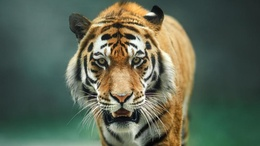
%> input picture tigre.jpg, 260 x 146 px, shrunk from 760 x 428 before the run
$ octave SYSTEM1.m   (GNU Octave 9; MATLAB toolbox functions it lacks are replaced by stand-ins)
%> lines starting %> are read from the running program, lines starting %| are printed output that depends on the picture; in (x1, y1, x2, y2) boxes, pixels count from 0 and x2, y2 are one past the last pixel; in counts of white or black regions, pixels touching at a corner belong together; the program's own positions count from 1
clear all, close all, clc

% DIGITAL COMMUNICATION SYSTEM M-QAM
%% BINARY SOURCE

% Read the image
img=imread("ubicación: \tigre.jpg");
%> img is the input picture: size 146x260x3 uint8; mean R, G, B 91.3, 101.8, 83.9
% Convert the original image to grayscale
img_Gray=im2gray(img);
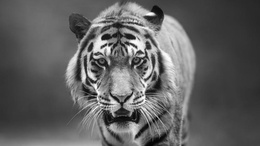
%> img_Gray: size 146x260 uint8; min 3, max 254, mean 96.6

% Binarized Image
level=graythresh(img_Gray);% Calculate binarization threshold
%> level = 0.467
imagen_binaria=im2bw(img_Gray,level);
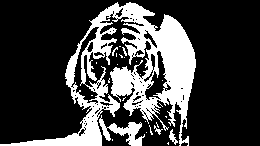
%> imagen_binaria: size 146x260 logical; 25.1% white; 26 white regions (21 under 20 px), largest, box (x1, y1, x2, y2) and area: (0, 2, 196, 146) 8819, (99, 115, 145, 146) 517, (169, 129, 178, 145) 60, (154, 125, 163, 135) 30, (112, 47, 118, 56) 20
dataIn = imagen_binaria(:)';
%> dataIn = 37960 logical values, 9536 true

% ------------PLOTS--------------
figure(1);
subplot(3,1,1);
imshow(img);
title('imagen original ');
subplot(3,1,2)
imshow(img_Gray) ,axis image, colormap gray, colorbar;
title('imagen en escala de grises');
subplot(3,1,3)
imshow(imagen_binaria), axis image, colormap gray;
title('imagen binaria');

% Convert the binary image into a bit vector

vectorbits = reshape(dataIn, 1, []);
%> vectorbits = 37960 logical values, 9536 true
num_total_bits= length(vectorbits); % Total number of bits
%> num_total_bits = 37960
duracion_senal= 1; % 1 second
tasa_de_bits= num_total_bits/duracion_senal; % Bits transmission rate
%> tasa_de_bits = 37960
disp(['Tasa de bits: ' num2str(tasa_de_bits)  'bps']);
%| Tasa de bits: 37960bps
ancho_banda= 2*tasa_de_bits;
%> ancho_banda = 75920

% Calculate the Fourier Transform of the original signal (before modulation)
espectro_original = fft(vectorbits);

% Waveform parameters
Rs = 1; % Number of symbols transmitted per second (baud rate)
sps = 7; % Samples per symbol (oversampling factor)
fs = sps * Rs; % Sampling frequency
Ts = 1 / fs; % Sampling period

% Calculate the frequency axis
f = (-length(vectorbits)/2:length(vectorbits)/2-1) * fs / length(vectorbits);

% Calculate the magnitude of the spectrum
magnitud_espectro_original = abs(espectro_original);

% Visualize the spectrum
figure(2),
plot(f, fftshift(magnitud_espectro_original));
title('Espectro de la señal original (antes de la modulación)');
xlabel('Frecuencia (Hz)');
ylabel('Magnitud');
grid on;
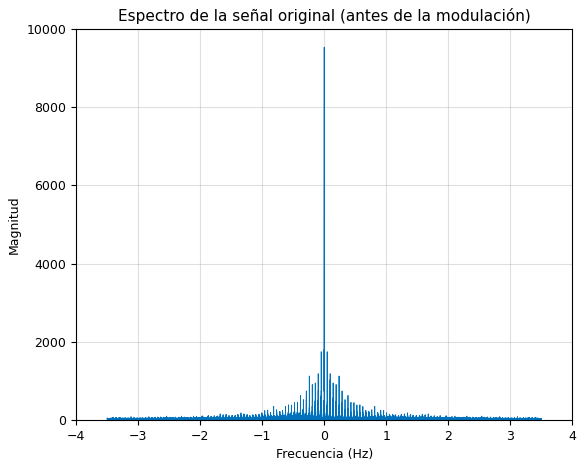
%> figure redrawn from the program's plot data; curve peaks at x = 0, y = 9536

%% BASEBAND MODULATION M-QAM

modulation = 'QAM';  % Type of modulation to use.
M =64;
num_bits_por_simbolo = log2(M);
Mpam=sqrt(M);

Residuo2 = mod(length(vectorbits),log2(M));
%> Residuo2 = 4
if (Residuo2 ~= 0)
        Relleno = zeros(1,log2(M)-Residuo2);
        vectorbitspar = [vectorbits,Relleno];
        num_simbolos = length(vectorbitspar)/num_bits_por_simbolo; %Número de símbolos.
%> num_simbolos = 6327
        bits=vectorbitspar;
else
        num_simbolos = length(vectorbits)/num_bits_por_simbolo; %Número de símbolos.
        bits=vectorbits;
end

simbolos_complejos = zeros(1, num_simbolos);
for i = 1:num_simbolos
    indice = bi2de(bits((i-1)*log2(M)+1:i*log2(M)), 'left-msb');
    simbolos_complejos(i) = qammod(indice, M);
end
%> this loop made 6327 passes
%> indice on passes 1 to 3: 0, 0, 0

% % Division into Real and Imaginary parts of Filtered Signal
qam_Real = real(simbolos_complejos);
%> qam_Real = 6327 values, max 7 at index 1769, min -7 at index 1, mean -4.64
qam_Imag = imag(simbolos_complejos);
%> qam_Imag = 6327 values, max 7 at index 1, min -7 at index 1813, mean 4.58
%
qam_Real = qam_Real.';
qam_Imag = qam_Imag.';


% Modulated signal spectrum
fs = 8;
N_Qam = length(simbolos_complejos);
%> N_Qam = 6327
frequencies_Qam = linspace(-fs / 2, fs / 2, N_Qam);% Frequency vector
%> frequencies_Qam = 6327 values from -4 to 4

% Calculate the FFT of the modulated signal
spectrum = fftshift(fft(simbolos_complejos, N_Qam));

% ------------PLOTS--------------

% Scatter plot of the transmitted symbol constellation
figure(3);

subplot(2,1,1);
scatter(real(simbolos_complejos), imag(simbolos_complejos), 'filled');
title(['Constelación de símbolos transmitidos (', num2str(M), '-QAM)']);
xlim([-10 10]), ylim([-10 10])
grid on;

subplot(2, 1, 2);
plot(frequencies_Qam    , abs(spectrum));
title(['Espectro de la señal (',num2str(M), '-QAM)']);
xlabel('Frecuencia (Hz)');
ylabel('Amplitud');
grid on;
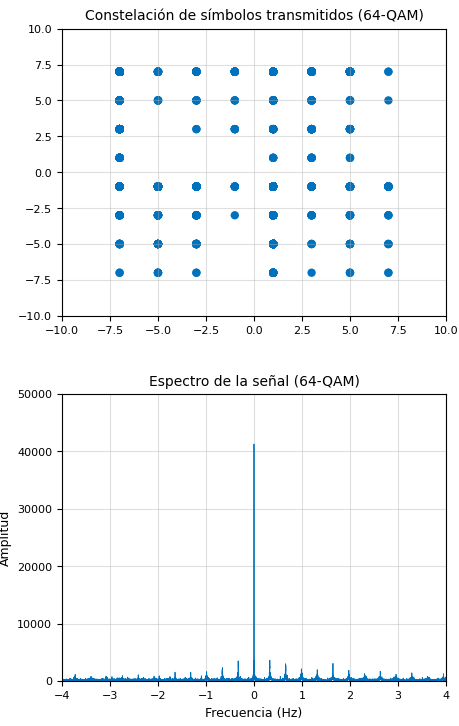
%> figure redrawn from the program's plot data, 2 panels; panel 2: curve peaks at x = 0, y = 41257.7

%% SHAPING FILTER

d = 1; % Defines the separation between points
U = 7;
fs = U * Rs; % Sampling frequency
ts = 1 / fs;
fc = 2 * Rs; % Carrier frequency
c = 8; % Number of zeros taken by the filters p(t) and q(t)
span = 8; % Number of zeros taken by the filter

% Preparation of sequences for filtering (Signal oversampling)
Sreal = [real(simbolos_complejos) zeros(1, 2 * span)];
Simg = [imag(simbolos_complejos) zeros(1, 2 * span)];

% Transmitter filter design
rollOff=0.5; % Roll-off factor
%> (the run ends here)
